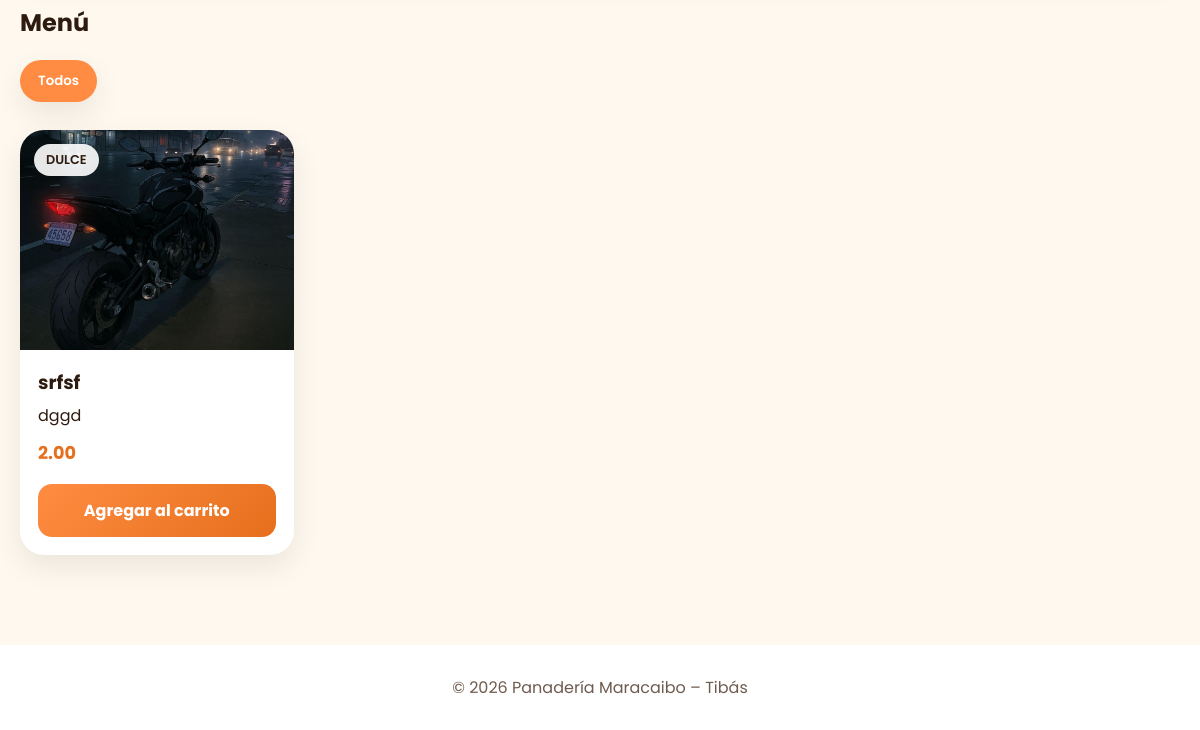
The app's page / (lower part), older data.
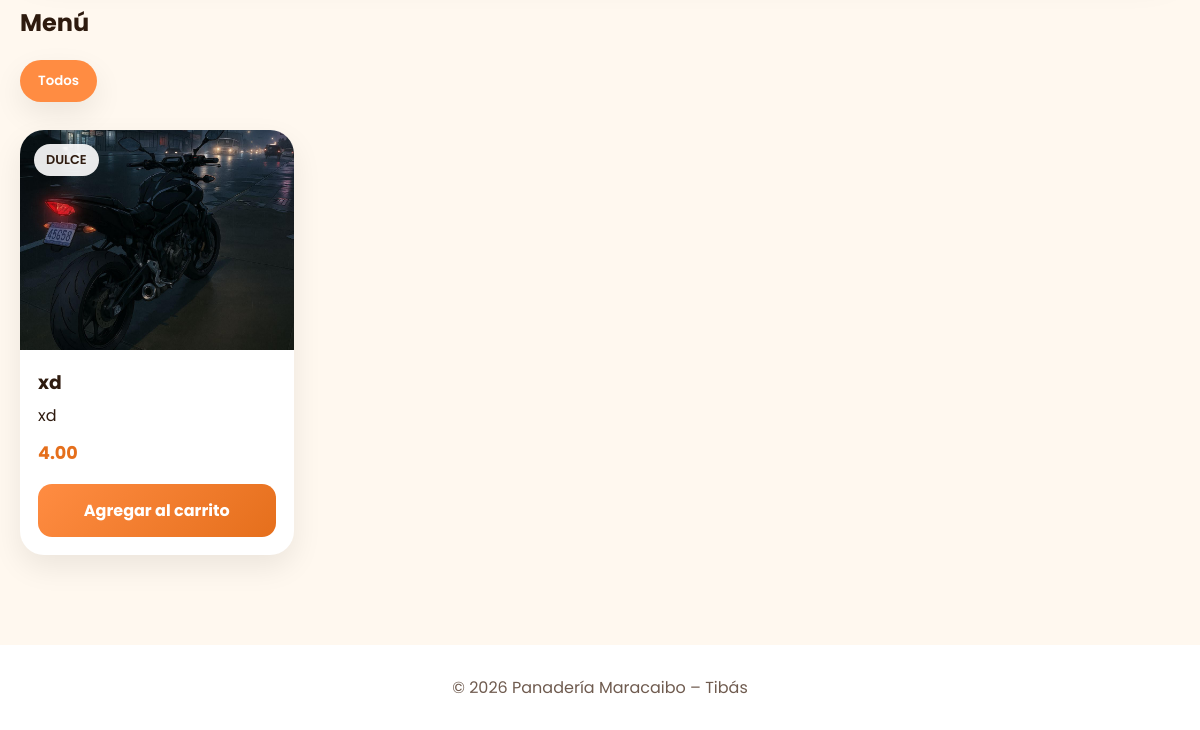
The same page, newer data.
### productos/models.py (models this page shows, shortened)
class Producto(models.Model):
    nombre = models.CharField(max_length=100)
    precio = models.DecimalField(
        max_digits=10,
        decimal_places=2
    )
    descripcion = models.TextField()
    categoria = models.CharField(
        max_length=50
    )
    stock = models.IntegerField()
    tallas = models.CharField(
        max_length=100,
        blank=True
    )
    imagen = models.ImageField(
        upload_to='productos/'
    )
    activo = models.BooleanField(
        default=True
    )

### productos/views.py (the view)
def index(request):
    productos = Producto.objects.filter(
        activo=True
    )
    return render(
        request,
        'index.html',
        {
            'productos': productos
        }
    )

### templates/index.html (shortened to what this page needs)
{% load static %}
<!DOCTYPE html>
<html lang="es">
<head>
    <link rel="stylesheet" href="{% static 'css/style.css' %}">
</head>
<body>
<section class="section">
    <h2 style="margin-bottom:20px;">
        Menú
    </h2>
    <div class="filters">
        <button class="filter active">
            Todos
        </button>
    </div>
    <div class="grid">
        {% for p in productos %}
        <div class="card">
            <div class="tag">
                {{ p.categoria|upper }}
            </div>
            <img src="{{ p.imagen.url }}" alt="{{ p.nombre }}">
            <div class="card-body">
                <h3>{{ p.nombre }}</h3>
                <p>{{ p.descripcion }}</p>
                <div class="price">
                    {{ p.precio }}
                </div>
                <button class="buy-btn"
                        onclick="agregarCarrito({
                            id:'{{ p.id }}',
                            n:'{{ p.nombre }}',
                            p:'{{ p.precio }}',
                            i:'{{ p.imagen.url }}'
                        })">
                    Agregar al carrito
                </button>
            </div>
        </div>
        {% endfor %}
    </div>
</section>
    <footer>
        © 2026 Panadería Maracaibo – Tibás
    </footer>
</body>
</html>

Row changes from the older to the newer data that the page shows:
changed Producto "DULCE": nombre "srfsf" → "xd"; descripcion "dggd" → "xd"; precio "2.00" → "4.00"
